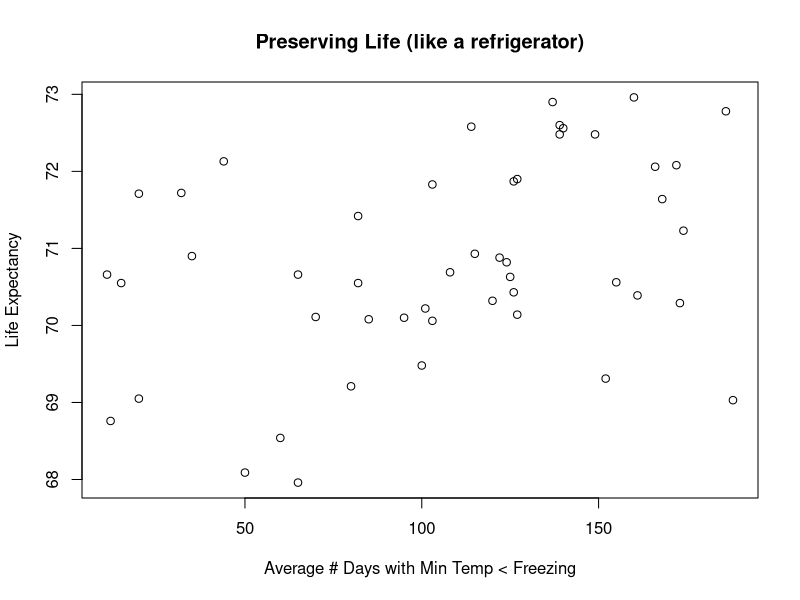
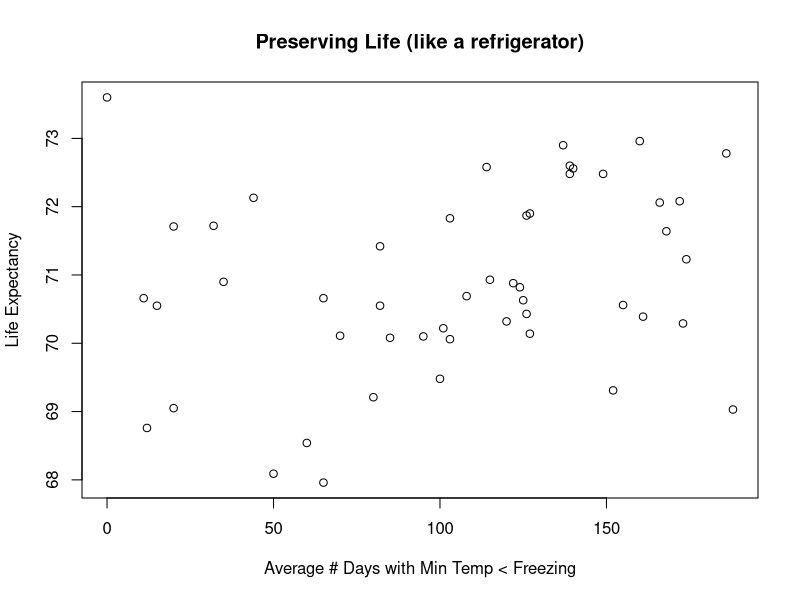

These figures' R source, in order:
data(state)
# We load the state life expectancy and days freezing data
#  both with and without Hawaii
lifeExpNoHI=state.x77[c(1:10,12:50),4]
coldDaysNoHI=state.x77[c(1:10,12:50),7]
lifeExpYesHI=state.x77[c(1:50),4]
coldDaysYesHI=state.x77[c(1:50),7]

plot(coldDaysNoHI,lifeExpNoHI,xlab='Average # Days with Min Temp < Freezing',
     ylab='Life Expectancy',main='Preserving Life (like a refrigerator)')

plot(coldDaysYesHI,lifeExpYesHI,xlab='Average # Days with Min Temp < Freezing',
     ylab='Life Expectancy',main='Preserving Life (like a refrigerator)')

# We fit linear models to the data with and without HI
modelNoHI=lm(lifeExpNoHI~coldDaysNoHI)
modelYesHI=lm(lifeExpYesHI~coldDaysYesHI)

# We can get to the slope and SE of the slope using the summary command
b1hat.noHI=summary(modelNoHI)$coefficients[2,1]
SEb1hat.noHI=summary(modelNoHI)$coefficients[2,2]

# Let's address the hypothesis H0: b1=0;
# The slope of the regression equation describing life expectancy from
#  average # days freezing is zero. (Without HI)
# Ha: b1>0 (without HI)
# The slope of the regression equation describing life expactancy from 
#  average $ days freezing is greater than zero. (Without HI)
testStat.noHI=(b1hat.noHI-0)/SEb1hat.noHI
pt(testStat.noHI, df=47, lower.tail=FALSE)


# Let's address the hypothesis H0: b1=0;
# The slope of the regression equation describing life expectancy from
#  average # days freezing is zero. (With HI)
# Ha: b1>0 (with HI)
# The slope of the regression equation describing life expactancy from 
#  average $ days freezing is greater than zero. (With HI)
summary(modelYesHI)

# According to both of these analyses: There is evidence (statistically
#  significant) that the life expectancy in states with more average # 
#  of days freezing is higher (on average)

# Quick aside - let's construct a 80% CI for the no HI data:
Tstar=qt(.9, df=47)
c(b1hat.noHI-Tstar*SEb1hat.noHI, b1hat.noHI+Tstar*SEb1hat.noHI)

# We are 80% confident that the slope decribing the relationship between
#  Avg # days freezing and life expectancy is between (0.00525, 0.01431)